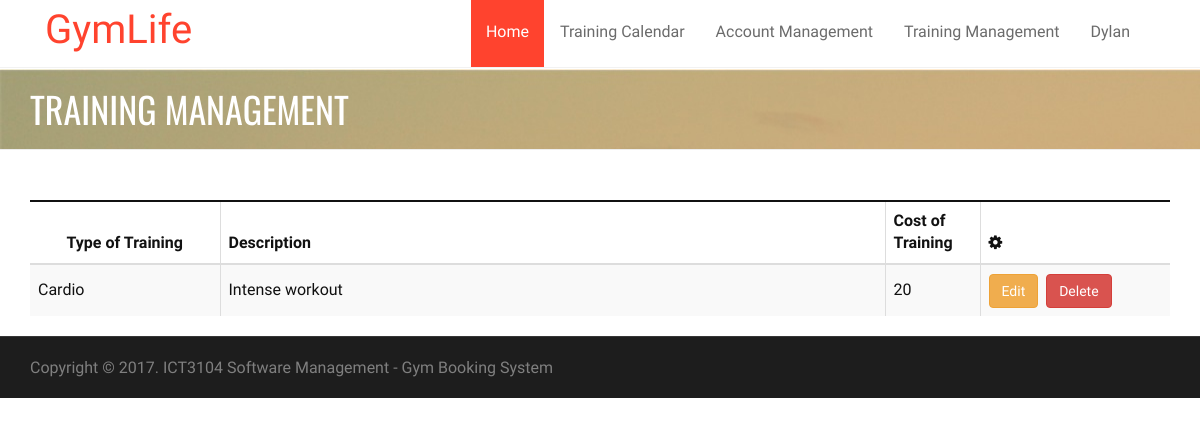
Page /admin/trainingDetails.php (signed in) on the earlier database version.
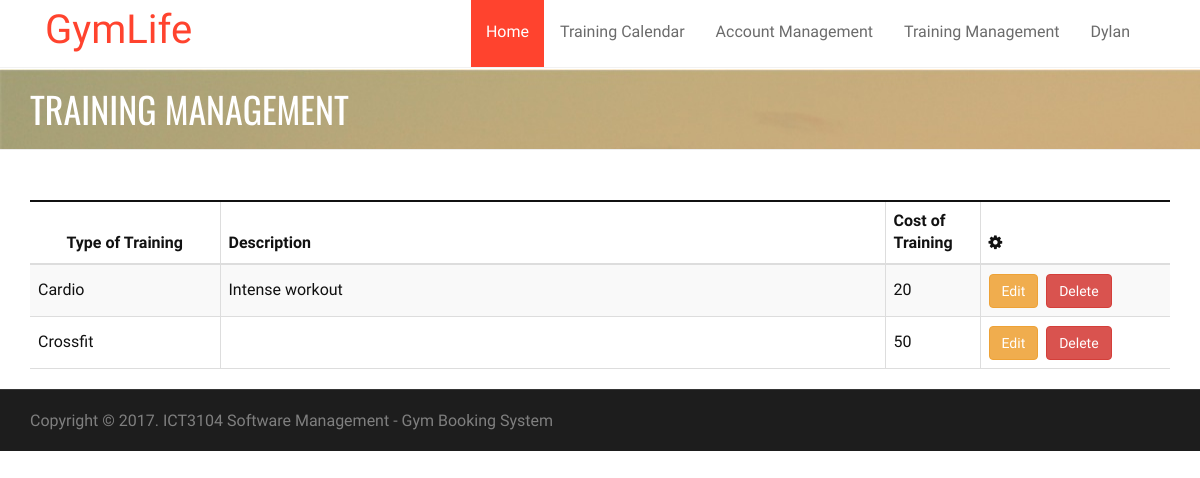
Same page on the later database version.
### tables this page shows
CREATE TABLE `trainings` (
  `trainingID` int(11) NOT NULL,
  `trainingType` varchar(255) NOT NULL,
  `description` varchar(255) NOT NULL,
  `cost` double NOT NULL
);

### db.class.php (called while the page is built, shortened)
<?php
class DB {
  protected static $mdb = null;
  public static function getMDB() {
    $mdb = DB::$mdb;
    if ($mdb === null) {
      $mdb = DB::$mdb = new MeekroDB();
    }
    return $mdb;
  }
  public static function query() { $args = func_get_args(); return call_user_func_array(array(DB::getMDB(), 'query'), $args); }
}
class MeekroDB {
  public $encoding = 'latin1';
  public $connect_options = array(MYSQLI_OPT_CONNECT_TIMEOUT => 30);
  public $internal_mysql = null;
  public function __construct($host=null, $user=null, $password=null, $dbName=null, $port=null, $encoding=null) {
    if ($encoding === null) $encoding = DB::$encoding;
    $this->encoding = $encoding;
  }
  public function get() {
    $mysql = $this->internal_mysql;
    if (!($mysql instanceof MySQLi)) {
      $mysql = new mysqli();
      foreach ($this->connect_options as $key => $value) {
        $mysql->options($key, $value);
      }
      $mysql->set_charset($this->encoding);
      $this->internal_mysql = $mysql;
    }
    return $mysql;
  }
  protected function preparseQueryParams() {
    $args = func_get_args();
    $sql = trim(strval(array_shift($args)));
    $args_all = $args;
    if (count($args_all) == 0) return array($sql);
    $chunkyQuery = array();
    return $chunkyQuery;
  }
  protected function parseQueryParams() {
    $args = func_get_args();
    $chunkyQuery = call_user_func_array(array($this, 'preparseQueryParams'), $args);
    $query = '';
    foreach ($chunkyQuery as $chunk) {
      if (is_string($chunk)) {
        $query .= $chunk;
        continue;
      }
      $result = '';
      $query .= $result;
    }
    return $query;
  }
  protected function prependCall($function, $args, $prepend) { array_unshift($args, $prepend); return call_user_func_array($function, $args); }
  public function query() { $args = func_get_args(); return $this->prependCall(array($this, 'queryHelper'), $args, 'assoc'); }
  protected function queryHelper() {
    $args = func_get_args();
    $type = array_shift($args);
    $db = $this->get();
    $is_buffered = true;
    $row_type = 'assoc';
    $full_names = false;
    $sql = call_user_func_array(array($this, 'parseQueryParams'), $args);
    $result = $db->query($sql, $is_buffered ? MYSQLI_STORE_RESULT : MYSQLI_USE_RESULT);
    $return = array();
    while ($row = ($row_type == 'assoc' ? $result->fetch_assoc() : $result->fetch_row())) {
      $return[] = $row;
    }
    return $return;
  }
}
?>

### admin/trainingDetails.php (the view, shortened to what the changed rows need)
<!doctype html>
<html lang="en">
    <head>
        <link rel="stylesheet" href="../asset/bootstrap/css/bootstrap.min.css" type="text/css">
        <link rel="stylesheet" href="../asset/font-awesome/css/font-awesome.min.css" type="text/css">
        <link rel="stylesheet" href="../asset/css/owl.carousel.css" type="text/css">
        <link rel="stylesheet" href="../asset/css/owl.theme.css" type="text/css">
        <link rel="stylesheet" href="../asset/css/owl.transitions.css" type="text/css">
        <link rel="stylesheet" type="text/css" href="../asset/css/animate.css">
        <link rel="stylesheet" type="text/css" href="../asset/css/lightbox.css">
        <link rel="stylesheet" type="text/css" href="../asset/css/style.css">
        <link rel="stylesheet" type="text/css" href="../asset/css/responsive.css">
        <link rel="stylesheet" type="text/css" href="../asset/css/table.css">
        <link rel="stylesheet" href="../asset/plugins/sweetalert-master/sweet-alert.css">
        <link rel="stylesheet" href="../asset/plugins/DataTables/css/jquery.dataTables.css">
    </head>
    <body>
        <div class="page-header">
            <div class="overlay">
                <div class="container">
                    <div class="row">
                        <div class="col-md-12">
                            <h1>Training Management</h1>
                        </div>
                    </div>
                </div>
            </div>
        </div>
        <section id="about-section" class="about-section">
            <div class="container">
                <div class="row">
                    <div class="col-md-12">
                        <div class="panel panel-default panel-table">
                            <div class="panel-body">
                                <table id="users" class="table table-striped table-bordered table-list" width="100%">
                                    <thead>
                                        <tr>
                                            <th class="col-md-2">Type of Training</th>
                                            <th class="col-md-7">Description</th>
                                            <th class="col-md-1">Cost of Training</th>
                                            <th class="col-md-2" data-sortable="false"><em class="fa fa-cog"></th>
                                        </tr>
                                    </thead>
                                    <tbody>
                                        <?php
                                        $record = DB::query("SELECT * FROM trainings");
                                        foreach ($record as $row) {
                                            echo "<tr>";
                                            echo "<td>" . $row['trainingType'] . "</td>";
                                            echo "<td>" . $row['description'] . "</td>";
                                            echo "<td>" . $row['cost'] . "</td>";
                                                                                        echo "<td>";
                                            echo "<button class='btn btn-warning' onclick=\"location.href ='editUser.php?id=" . $row['trainingID'] . "' \">Edit</button> &nbsp;";
                                            echo "<button class='btn btn-danger' onclick='dlt(\"" . $row['trainingID'] . "\")'>Delete</button>";
                                            echo "</td>";
                                            echo "</tr>";
                                        }
                                        ?>
                                    </tbody>
                                </table>
                            </div>
                        </div>
                    </div>
                </div>
            </div>
</body>
</html>

Differences in the rows shown:
added trainings: trainingType "Crossfit", cost "50"
